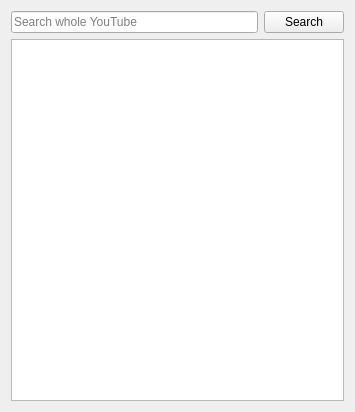
<?xml version="1.0" encoding="UTF-8"?>
<ui version="4.0">
 <class>SearchProvider</class>
 <widget class="QWidget" name="SearchProvider">
  <property name="geometry">
   <rect>
    <x>0</x>
    <y>0</y>
    <width>355</width>
    <height>412</height>
   </rect>
  </property>
  <property name="windowTitle">
   <string>Form</string>
  </property>
  <layout class="QVBoxLayout" name="verticalLayout">
   <item>
    <layout class="QHBoxLayout" name="horizontalLayout">
     <item>
      <layout class="QHBoxLayout" name="horizontalLayout_2">
       <property name="spacing">
        <number>0</number>
       </property>
       <property name="rightMargin">
        <number>0</number>
       </property>
       <item>
        <widget class="QLineEdit" name="term">
         <property name="styleSheet">
          <string notr="true"/>
         </property>
         <property name="placeholderText">
          <string>Search whole YouTube</string>
         </property>
         <property name="clearButtonEnabled">
          <bool>true</bool>
         </property>
        </widget>
       </item>
      </layout>
     </item>
     <item>
      <widget class="QPushButton" name="search">
       <property name="sizePolicy">
        <sizepolicy hsizetype="Minimum" vsizetype="Preferred">
         <horstretch>0</horstretch>
         <verstretch>0</verstretch>
        </sizepolicy>
       </property>
       <property name="styleSheet">
        <string notr="true"/>
       </property>
       <property name="text">
        <string>Search</string>
       </property>
       <property name="icon">
        <iconset resource="icons.qrc">
         <normaloff>:/icons/search-2-line.png</normaloff>:/icons/search-2-line.png</iconset>
       </property>
      </widget>
     </item>
    </layout>
   </item>
   <item>
    <widget class="QListWidget" name="results">
     <property name="styleSheet">
      <string notr="true"> QScrollBar:vertical {
                               background-color: transparent;
                               border:none;
                               width: 14px;
                            }
                            QScrollBar::handle:vertical {
                               background: grey;
                               min-height: 20px;
                            }</string>
     </property>
     <property name="spacing">
      <number>5</number>
     </property>
     <property name="selectionRectVisible">
      <bool>true</bool>
     </property>
    </widget>
   </item>
  </layout>
 </widget>
 <resources>
  <include location="icons.qrc"/>
 </resources>
 <connections/>
</ui>
